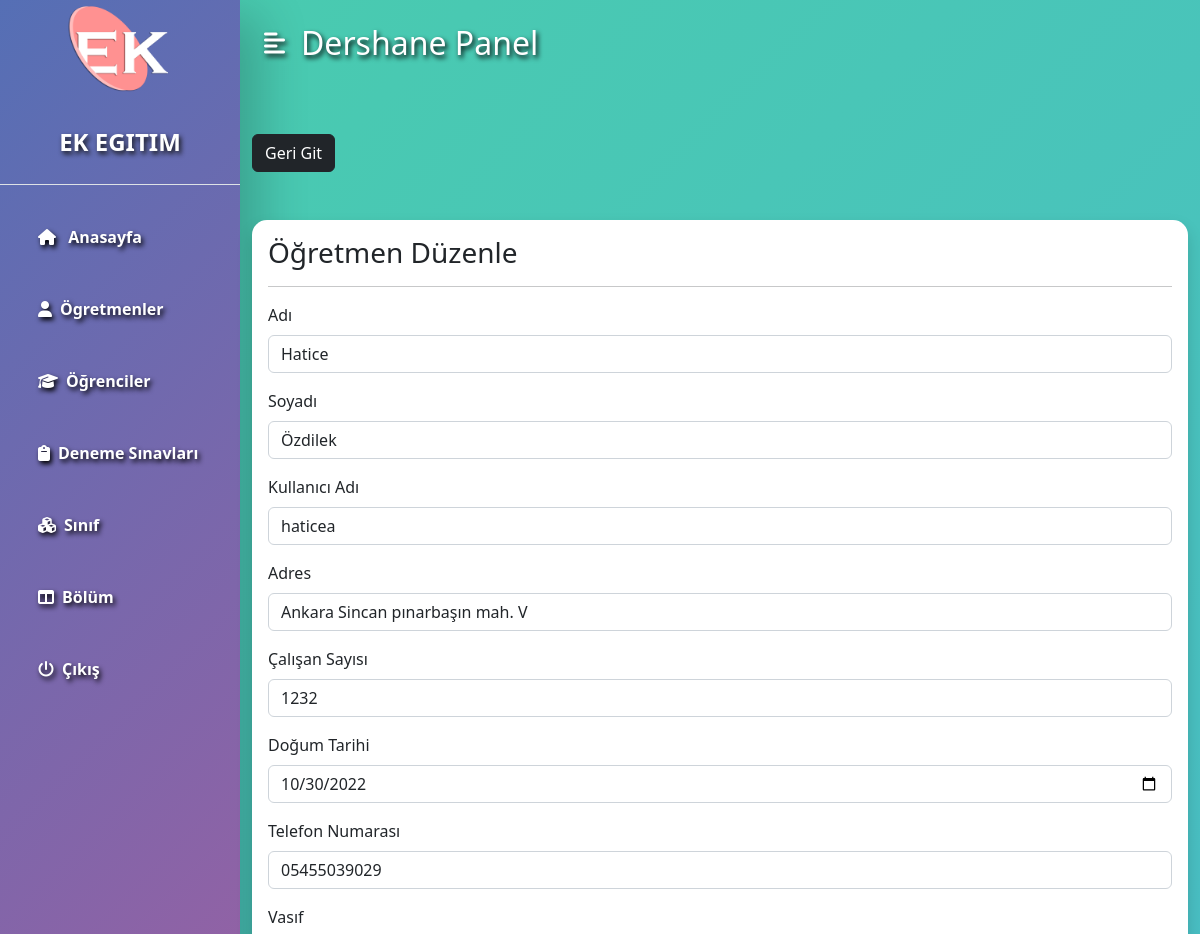
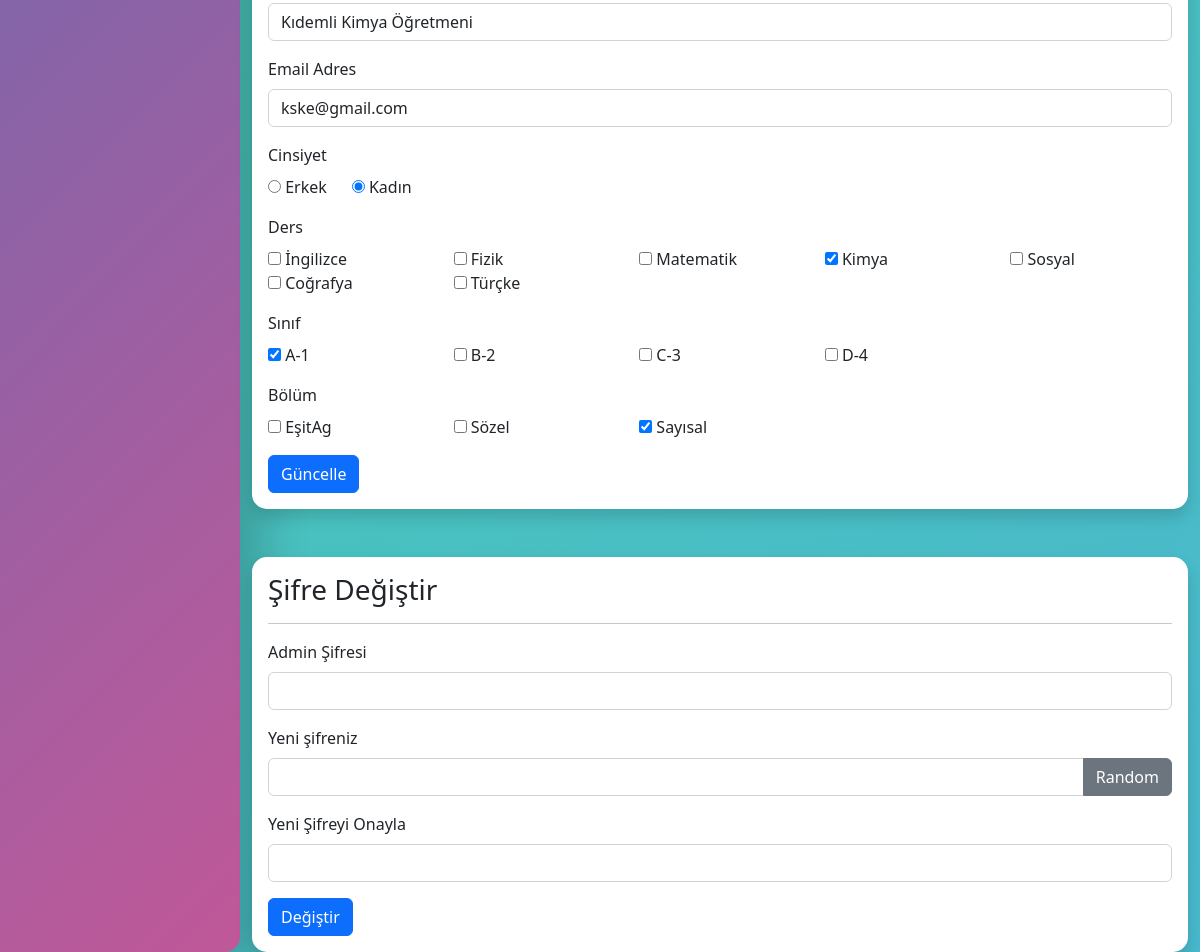
/admin/teacher-edit.php?teacher_id=6 (signed in), run on the app's committed database (2 pictures, top to bottom).
### tables this page shows
CREATE TABLE `teachers` (
  `teacher_id` int(11) NOT NULL,
  `username` varchar(127) NOT NULL,
  `password` varchar(255) NOT NULL,
  `fname` varchar(127) NOT NULL,
  `lname` varchar(127) NOT NULL,
  `subjects` varchar(31) NOT NULL,
  `grades` varchar(31) NOT NULL,
  `section` varchar(31) NOT NULL,
  `address` varchar(31) NOT NULL,
  `employee_number` int(11) NOT NULL,
  `date_of_birth` date DEFAULT NULL,
  `phone_number` varchar(31) NOT NULL,
  `qualification` varchar(127) NOT NULL,
  `gender` varchar(7) NOT NULL,
  `email_address` varchar(255) NOT NULL,
  `date_of_joined` datetime NOT NULL DEFAULT current_timestamp()
);

CREATE TABLE `subjects` (
  `subject_id` int(11) NOT NULL,
  `subject` varchar(31) NOT NULL,
  `subject_code` varchar(31) NOT NULL
);

CREATE TABLE `grades` (
  `grade_id` int(11) NOT NULL,
  `grade` varchar(31) NOT NULL,
  `grade_code` varchar(7) NOT NULL
);

CREATE TABLE `section` (
  `section_id` int(11) NOT NULL,
  `section` varchar(7) NOT NULL
);

### admin/data/teacher.php (called while the page is built, shortened)
<?php
function getTeacherById($teacher_id, $conn){
   $sql = "SELECT * FROM teachers
           WHERE teacher_id=?";
   $stmt = $conn->prepare($sql);
   $stmt->execute([$teacher_id]);
   if ($stmt->rowCount() == 1) {
     $teacher = $stmt->fetch();
     return $teacher;
   }else {
    return 0;
   }
}

### admin/data/subject.php (called while the page is built, shortened)
<?php
function getAllSubjects($conn){
   $sql = "SELECT * FROM subjects";
   $stmt = $conn->prepare($sql);
   $stmt->execute();
   if ($stmt->rowCount() >= 1) {
     $subjects = $stmt->fetchAll();
     return $subjects;
   }else {
   	return 0;
   }
}
 ?>

### admin/data/grade.php (called while the page is built, shortened)
<?php
function getAllGrades($conn){
   $sql = "SELECT * FROM grades";
   $stmt = $conn->prepare($sql);
   $stmt->execute();
   if ($stmt->rowCount() >= 1) {
     $grades = $stmt->fetchAll();
     return $grades;
   }else {
    return 0;
   }
}

### admin/data/section.php (called while the page is built, shortened)
<?php
function getAllSections($conn){
   $sql = "SELECT * FROM section";
   $stmt = $conn->prepare($sql);
   $stmt->execute();
   if ($stmt->rowCount() >= 1) {
     $sections = $stmt->fetchAll();
     return $sections;
   }else {
    return 0;
   }
}

### admin/teacher-edit.php (the view, shortened to what this page needs)
<?php
if (isset($_SESSION['admin_id']) &&
    isset($_SESSION['role'])     &&
    isset($_GET['teacher_id'])) {
    if ($_SESSION['role'] == 'Admin') {
       include "../DB_connection.php";
       include "data/subject.php";
       include "data/grade.php";
       include "data/section.php";
       include "data/teacher.php";
       $subjects = getAllSubjects($conn);
       $grades = getAllGrades($conn);
       $sections = getAllSections($conn);
       $teacher_id = $_GET['teacher_id'];
       $teacher = getTeacherById($teacher_id, $conn);
 ?>
<!DOCTYPE html>
<html lang="en">
<head>
	<link rel="stylesheet" href="https://cdn.jsdelivr.net/npm/bootstrap@5.2.0/dist/css/bootstrap.min.css">
	<link rel="stylesheet" href="../css/style.css">
  <link rel="stylesheet" href="https://cdnjs.cloudflare.com/ajax/libs/font-awesome/4.7.0/css/font-awesome.min.css">
</head>
<body>
    <div class="d-flex" id="wrapper">
    <?php include "inc/sidebar.php";?>
        <div id="page-content-wrapper">
          <?php include "inc/sidebar-button.php";?>
     <div class="container mt-5">
        <a href="teacher.php"
           class="btn btn-dark">Geri Git</a>
        <form method="post"
              class="table-responsive shadow p-3 mt-5 form-w"
              action="req/teacher-edit.php">
        <h3>Öğretmen Düzenle</h3><hr>
        <div class="mb-3">
          <label class="form-label">Adı</label>
          <input type="text"
                 class="form-control"
                 value="<?=$teacher['fname']?>"
                 name="fname">
        </div>
        <div class="mb-3">
          <label class="form-label">Soyadı</label>
          <input type="text"
                 class="form-control"
                 value="<?=$teacher['lname']?>"
                 name="lname">
        </div>
        <div class="mb-3">
          <label class="form-label">Kullanıcı Adı</label>
          <input type="text"
                 class="form-control"
                 value="<?=$teacher['username']?>"
                 name="username">
        </div>
        <div class="mb-3">
          <label class="form-label">Adres</label>
          <input type="text"
                 class="form-control"
                 value="<?=$teacher['address']?>"
                 name="address">
        </div>
        <div class="mb-3">
          <label class="form-label">Çalışan Sayısı</label>
          <input type="text"
                 class="form-control"
                 value="<?=$teacher['employee_number']?>"
                 name="employee_number">
        </div>
        <div class="mb-3">
          <label class="form-label">Doğum Tarihi</label>
          <input type="date"
                 class="form-control"
                 value="<?=$teacher['date_of_birth']?>"
                 name="date_of_birth">
        </div>
        <div class="mb-3">
          <label class="form-label">Telefon Numarası</label>
          <input type="text"
                 class="form-control"
                 value="<?=$teacher['phone_number']?>"
                 name="phone_number">
        </div>
        <div class="mb-3">
          <label class="form-label">Vasıf</label>
          <input type="text"
                 class="form-control"
                 value="<?=$teacher['qualification']?>"
                 name="qualification">
        </div>
        <div class="mb-3">
          <label class="form-label">Email Adres</label>
          <input type="text"
                 class="form-control"
                 value="<?=$teacher['email_address']?>"
                 name="email_address">
        </div>
        <div class="mb-3">
          <label class="form-label">Cinsiyet</label><br>
          <input type="radio"
                 value="Male"
                 <?php if($teacher['gender'] == 'Male') echo 'checked';  ?>
                 name="gender"> Erkek
                 &nbsp;&nbsp;&nbsp;&nbsp;
          <input type="radio"
                 value="Female"
                 <?php if($teacher['gender'] == 'Female') echo 'checked';  ?>
                 name="gender"> Kadın
        </div>
        <div class="mb-3">
          <label class="form-label">Ders</label>
          <div class="row row-cols-5">
            <?php
            $subject_ids = str_split(trim($teacher['subjects']));
            foreach ($subjects as $subject){
              $checked =0;
              foreach ($subject_ids as $subject_id ) {
                if ($subject_id == $subject['subject_id']) {
                   $checked =1;
                }
              }
            ?>
            <div class="col">
              <input type="checkbox"
                     name="subjects[]"
                     <?php if($checked) echo "checked"; ?>
                     value="<?=$subject['subject_id']?>">
                     <?=$subject['subject']?>
            </div>
            <?php } ?>
          </div>
        </div>
        <div class="mb-3">
          <label class="form-label">Sınıf</label>
          <div class="row row-cols-5">
            <?php
            $grade_ids = str_split(trim($teacher['grades']));
            foreach ($grades as $grade){
              $checked =0;
              foreach ($grade_ids as $grade_id ) {
                if ($grade_id == $grade['grade_id']) {
                   $checked =1;
                }
              }
            ?>
            <div class="col">
              <input type="checkbox"
                     name="grades[]"
                     <?php if($checked) echo "checked"; ?>
                     value="<?=$grade['grade_id']?>">
                     <?=$grade['grade_code']?>-<?=$grade['grade']?>
            </div>
            <?php } ?>
          </div>
        </div>
        <div class="mb-3">
          <label class="form-label">Bölüm</label>
          <div class="row row-cols-5">
            <?php
            $section_ids = str_split(trim($teacher['section']));
            foreach ($sections as $section){
              $checked =0;
              foreach ($section_ids as $section_id ) {
                if ($section_id == $section['section_id']) {
                   $checked =1;
                }
              }
            ?>
            <div class="col">
              <input type="checkbox"
                     name="sections[]"
                     <?php if($checked) echo "checked"; ?>
                     value="<?=$section['section_id']?>">
                     <?=$section['section']?>
            </div>
            <?php } ?>
          </div>
        </div>
      <button type="submit"
              class="btn btn-primary">
              Güncelle</button>
     </form>
     <form method="post"
              class="table-responsive shadow p-3 my-5 form-w"
              action="req/teacher-change.php"
              id="change_password">
        <h3>Şifre Değiştir</h3><hr>
       <div class="mb-3">
            <div class="mb-3">
            <label class="form-label">Admin Şifresi</label>
                <input type="password"
                       class="form-control"
                       name="admin_pass">
          </div>
            <label class="form-label">Yeni şifreniz</label>
            <div class="input-group mb-3">
                <input type="text"
                       class="form-control"
                       name="new_pass"
                       id="passInput">
                <button class="btn btn-secondary"
                        id="gBtn">
                        Random</button>
            </div>
          </div>
          <div class="mb-3">
            <label class="form-label">Yeni Şifreyi Onayla</label>
                <input type="text"
                       class="form-control"
                       name="c_new_pass"
                       id="passInput2">
          </div>
          <button type="submit"
              class="btn btn-primary">
              Değiştir</button>
        </form>
     </div>
     </div>
     </div>
</body>
</html>
<?php
  }else {
    header("Location: teacher.php");
    exit;
  }
}else {
	header("Location: teacher.php");
	exit;
}
?>

### css/style.css (style rules this page uses)
:root { --main-bg-color: #00ADB5; --main-text-color: #ffffff; --second-text-color: #47B5FF; --second-bg-color: #ffffff; }
#wrapper { overflow-x: hidden; background: linear-gradient(-45deg, #ee8667, #e96295, #49b2d8, #49ccad); background-size: 400% 400%; animation: gradient 15s ease infinite; height: 100vh; }
#page-content-wrapper { min-width: 100vw; }
@media (min-width: 768px) { #page-content-wrapper { min-width: 0; width: 100%; } }
.table-responsive { background-color: white; border-radius: 15px; padding-inline: 20px; margin-top: 10px; }
.table-responsive { --moz-border-radius: 5px !important; border-collapse: collapse !important; border: none !important; }

### data on the page
teachers: fname "Hatice", lname "Özdilek", username "haticea", address "Ankara Sincan pınarbaşın mah. V", employee_number "1232", date_of_birth "10/30/2022", phone_number "05455039029", qualification "Kıdemli Kimya Öğretmeni", email_address "kske@gmail.com", gender "☑", subjects "☑", grades "☑", section "☑"
subjects: subject "İngilizce"
subjects: subject "Fizik"
subjects: subject "Matematik"
subjects: subject "Kimya"
subjects: subject "Sosyal"
subjects: subject "Coğrafya"
subjects: subject "Türçke"
grades: grade_code "A", grade "1"
grades: grade_code "B", grade "2"
grades: grade_code "C", grade "3"
grades: grade_code "D", grade "4"
section: section "EşitAg"
section: section "Sözel"
section: section "Sayısal"
